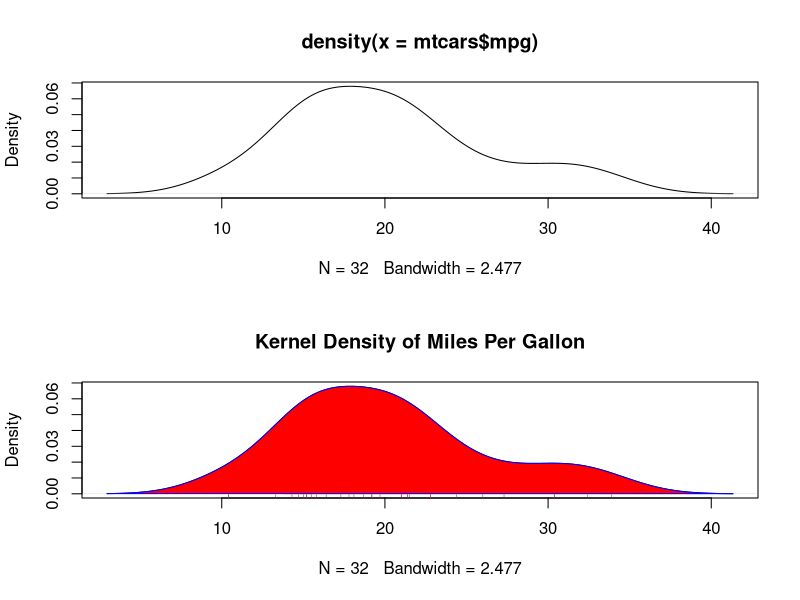
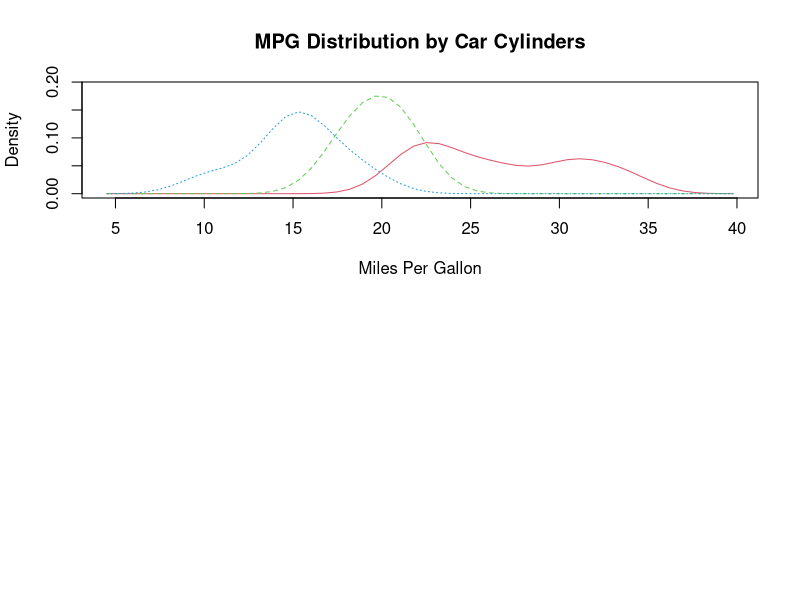

Write the R code that produced these figures, in order. (Note: this script raises an error after producing the figures.)
#
# R in action (2 ed.)
#

#
# Kernel density plots
#

par(mfrow=c(2,1))

# simple
d <- density(mtcars$mpg)
plot(d)

# with titles
d <- density(mtcars$mpg)                                   
plot(d, main="Kernel Density of Miles Per Gallon") 
polygon(d, col="red", border="blue") 
rug(mtcars$mpg, col="brown")

#
# Comparative kernel density plots
#

library(sm)   

attach(mtcars)
  # Creates a grouping factor
  cyl.f <- factor(mtcars$cyl, levels= c(4,6,8),      
                labels = c("4 cylinder", "6 cylinder", "8 cylinder"))
  
  # Plots the densities
  sm.density.compare(mpg, cyl, xlab="Miles Per Gallon") 
  title(main="MPG Distribution by Car Cylinders")

  # Adds a legend via mouse click
  colfill<-c(2:(1+length(levels(cyl.f))))        
  legend(locator(1), levels(cyl.f), fill=colfill)

detach(mtcars)
